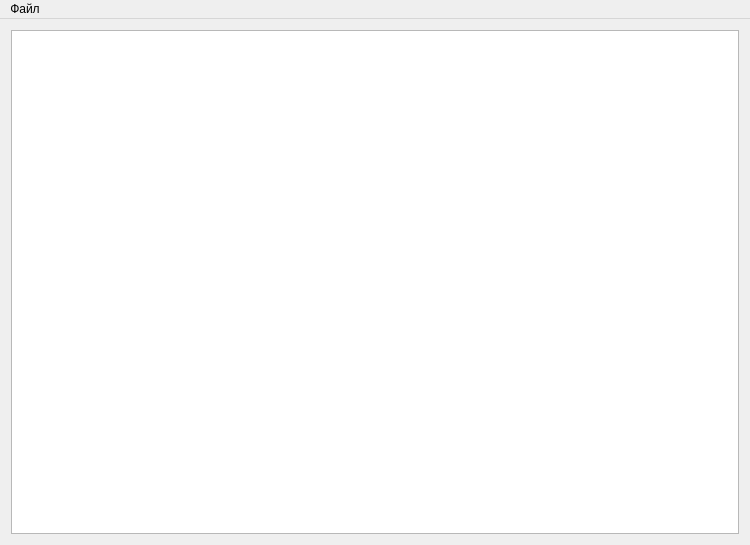
<?xml version="1.0" encoding="UTF-8"?>
<ui version="4.0">
 <class>MainWindow</class>
 <widget class="QMainWindow" name="MainWindow">
  <property name="geometry">
   <rect>
    <x>0</x>
    <y>0</y>
    <width>750</width>
    <height>545</height>
   </rect>
  </property>
  <property name="windowTitle">
   <string>Xml редактор</string>
  </property>
  <widget class="QWidget" name="centralWidget">
   <layout class="QGridLayout" name="gridLayout">
    <item row="0" column="0">
     <widget class="QTreeView" name="treeView">
      <attribute name="headerVisible">
       <bool>false</bool>
      </attribute>
     </widget>
    </item>
   </layout>
  </widget>
  <widget class="QMenuBar" name="menuBar">
   <property name="geometry">
    <rect>
     <x>0</x>
     <y>0</y>
     <width>750</width>
     <height>21</height>
    </rect>
   </property>
   <widget class="QMenu" name="menu">
    <property name="title">
     <string>Файл</string>
    </property>
    <addaction name="action_openFile"/>
    <addaction name="action_savefile"/>
    <addaction name="action_saveAs"/>
    <addaction name="action_pdfExport"/>
   </widget>
   <addaction name="menu"/>
  </widget>
  <action name="action_openFile">
   <property name="text">
    <string>Открыть</string>
   </property>
   <property name="shortcut">
    <string>Ctrl+O</string>
   </property>
  </action>
  <action name="action_savefile">
   <property name="enabled">
    <bool>false</bool>
   </property>
   <property name="text">
    <string>Сохранить</string>
   </property>
   <property name="shortcut">
    <string>Ctrl+S</string>
   </property>
  </action>
  <action name="action_saveAs">
   <property name="enabled">
    <bool>false</bool>
   </property>
   <property name="text">
    <string>Сохранить как</string>
   </property>
  </action>
  <action name="action_pdfExport">
   <property name="enabled">
    <bool>false</bool>
   </property>
   <property name="text">
    <string>Экспорт в pdf</string>
   </property>
  </action>
 </widget>
 <layoutdefault spacing="6" margin="11"/>
 <resources/>
 <connections/>
</ui>
